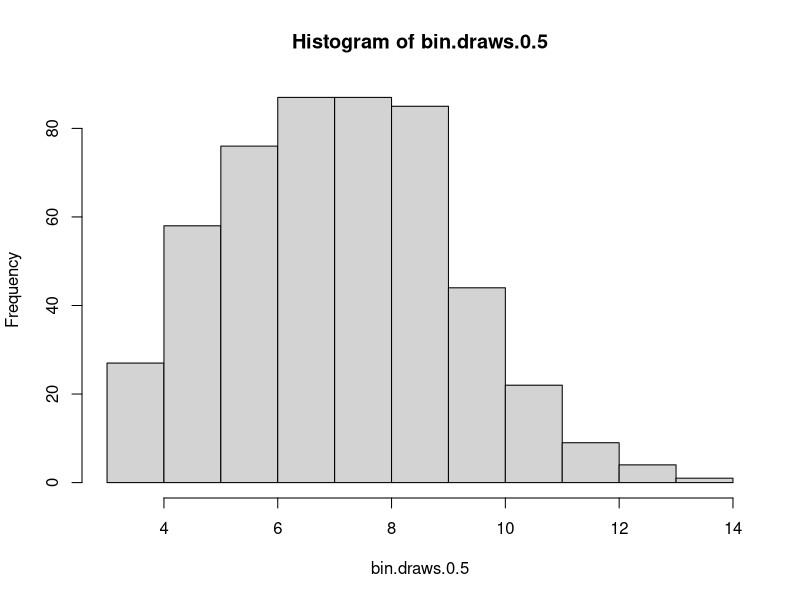
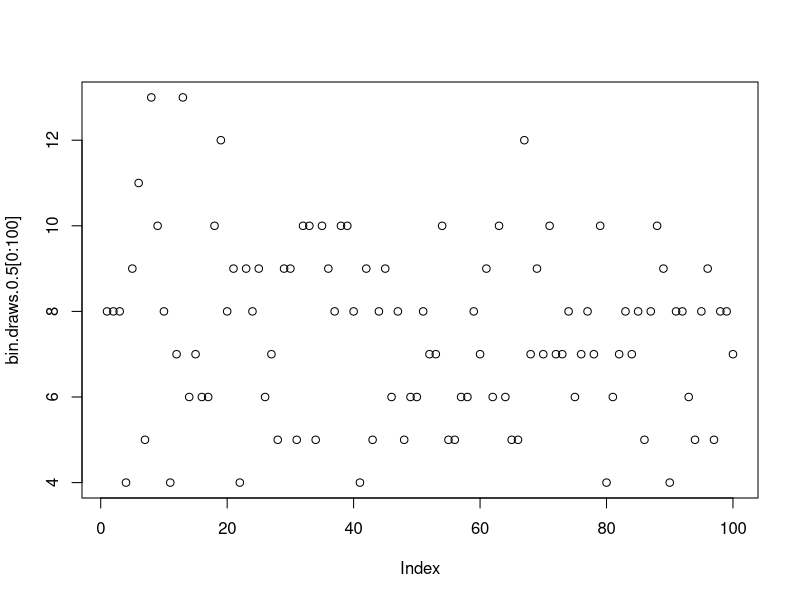
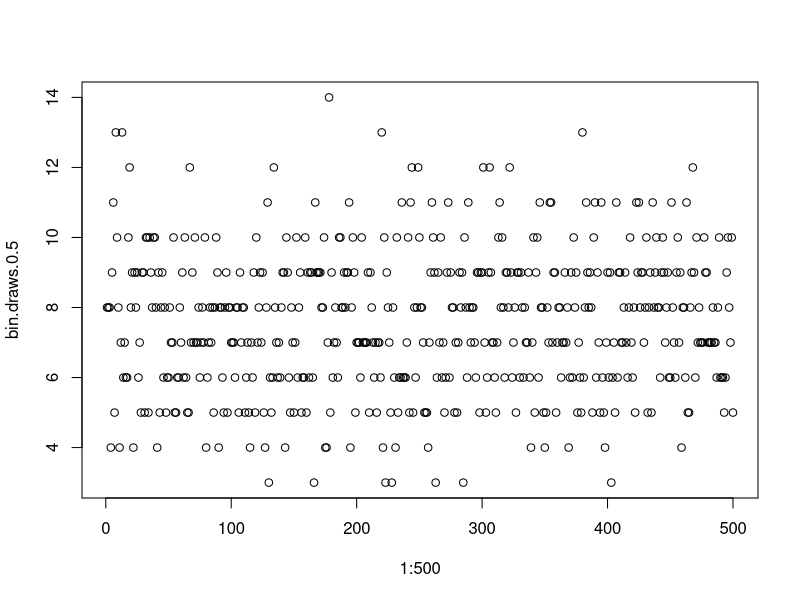
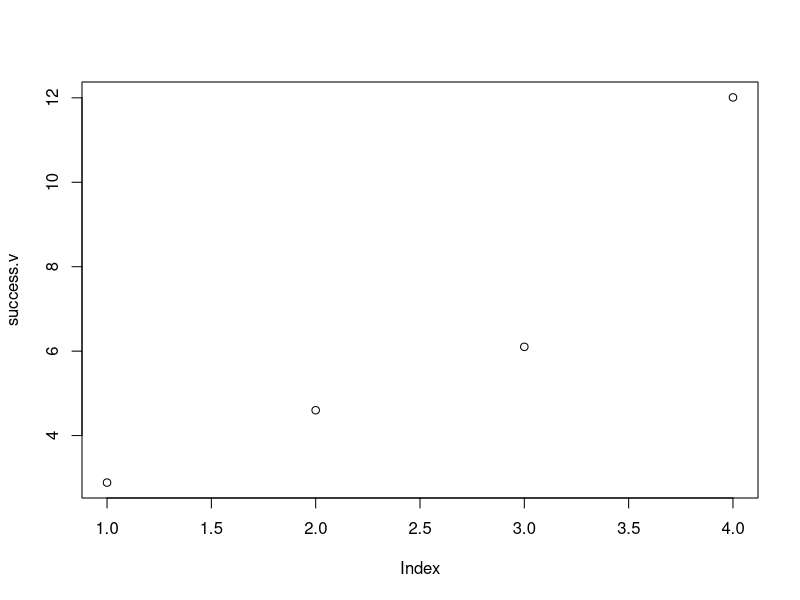

These figures' R source, in order:
## ---- chunk 1
knitr::opts_chunk$set(cache=TRUE, autodep=TRUE, cache.comments=TRUE)
## ---- chunk 2
## For reproducibility --- don't change this!
set.seed(08312021)
## ---- chunk 3
bin.draws.0.5=rbinom(n=500,15,0.5)
## ---- chunk 4
which(bin.draws.0.5 > 3)

## ---- chunk 5
# YOUR CODE GOES HERE
## ---- chunk 6
summary(bin.draws.0.5)
## ---- chunk 7
# YOUR CODE GOES HERE
## ---- chunk 8
# YOUR CODE GOES HERE
## ---- chunk 9
hist(bin.draws.0.5)
tabulate(bin.draws.0.5)
## ---- chunk 10
plot(bin.draws.0.5[0:100])
## ---- chunk 11
plot(1:500, bin.draws.0.5)
## ---- chunk 12
bin.0.2=mean(rbinom(n=500,size=15,prob=.2))
bin.0.3=mean(rbinom(n=500, size = 15, prob=.3))
bin.0.4=mean(rbinom(500,size = 15, prob = .4))
bin.0.8=mean(rbinom(n=500,size=15,prob=.8))

## ---- chunk 13
success.v = c(bin.0.2,bin.0.3,bin.0.4,bin.0.8)
## ---- chunk 14
plot(success.v)
## ---- chunk 15
bin.matrix=cbind(bin.0.2,bin.0.3,bin.0.4,bin.0.8)
## ---- chunk 16
# YOUR CODE GOES HERE
## ---- chunk 17
# YOUR CODE GOES HERE
## ---- chunk 18
# YOUR CODE GOES HERE
## ---- chunk 19
# YOUR CODE GOES HERE
## ---- chunk 20
big.bin.draws = rbinom(n=5*10^6, size = 1*10^6, prob=0.5)
mean(big.bin.draws)

## ---- chunk 21
# YOUR CODE GOES HERE
## ---- chunk 22
# YOUR CODE GOES HERE
## ---- chunk 23
# YOUR CODE GOES HERE
## ---- chunk 24
# YOUR CODE GOES HERE
## ---- chunk 25
# YOUR CODE GOES HERE
## ---- chunk 26
# YOUR CODE GOES HERE
## ---- chunk 27
# YOUR CODE GOES HERE
## ---- chunk 28
# YOUR CODE GOES HERE
## ---- chunk 29
# YOUR CODE GOES HERE
